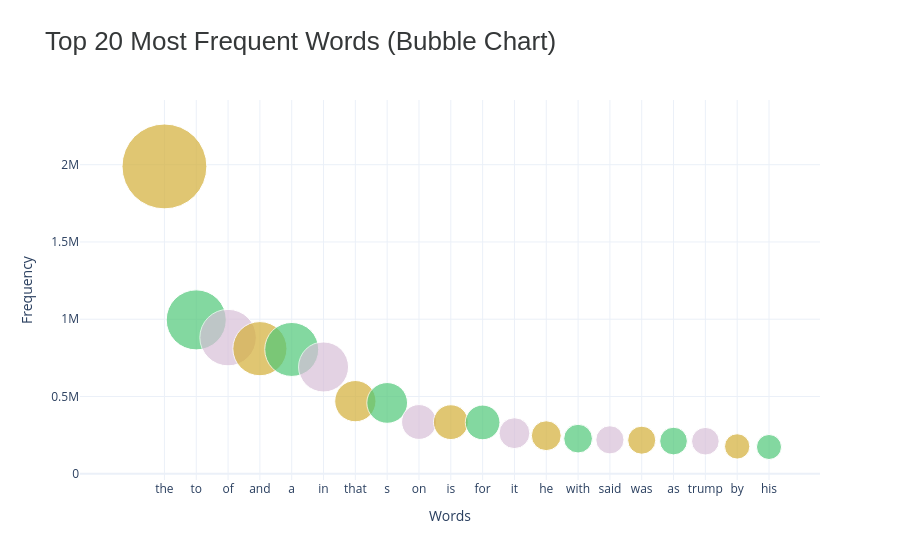

Notebook code for this chart:
### Code cell
common_words['size'] = common_words['count'] 
lux_colors = ["#D4AF37", "#50C878", "#D8BFD8"]  
colors = [lux_colors[i % len(lux_colors)] for i in range(len(common_words))]
fig = px.scatter(
    common_words,
    x='word',
    y='count',
    size='size',
    color='word',
    color_discrete_sequence=colors,
    size_max=60,
    title="Top 20 Most Frequent Words (Bubble Chart)"
)

fig.update_layout(
    template="plotly_white",
    title_font=dict(size=26, family="Helvetica", color="#353839"),
    xaxis_title="Words",
    yaxis_title="Frequency",
    showlegend=False
)

fig.show()

### Figure 1 — Plotly figure (JSON) as saved in the notebook; plotly's stock layout.template omitted (floating-point values rounded to 4 significant figures)
{"data": [{"hovertemplate": "word=%{x}<br>count=%{y}<br>size=%{marker.size}<extra></extra>", "legendgroup": "the", "marker": {"color": "#D4AF37", "size": [1988780], "sizemode": "area", "sizeref": 552.4, "symbol": "circle"}, "mode": "markers", "name": "the", "orientation": "v", "showlegend": true, "type": "scatter", "x": ["the"], "xaxis": "x", "y": [1988780], "yaxis": "y"}, {"hovertemplate": "word=%{x}<br>count=%{y}<br>size=%{marker.size}<extra></extra>", "legendgroup": "to", "marker": {"color": "#50C878", "size": [995828], "sizemode": "area", "sizeref": 552.4, "symbol": "circle"}, "mode": "markers", "name": "to", "orientation": "v", "showlegend": true, "type": "scatter", "x": ["to"], "xaxis": "x", "y": [995828], "yaxis": "y"}, {"hovertemplate": "word=%{x}<br>count=%{y}<br>size=%{marker.size}<extra></extra>", "legendgroup": "of", "marker": {"color": "#D8BFD8", "size": [881168], "sizemode": "area", "sizeref": 552.4, "symbol": "circle"}, "mode": "markers", "name": "of", "orientation": "v", "showlegend": true, "type": "scatter", "x": ["of"], "xaxis": "x", "y": [881168], "yaxis": "y"}, {"hovertemplate": "word=%{x}<br>count=%{y}<br>size=%{marker.size}<extra></extra>", "legendgroup": "and", "marker": {"color": "#D4AF37", "size": [809536], "sizemode": "area", "sizeref": 552.4, "symbol": "circle"}, "mode": "markers", "name": "and", "orientation": "v", "showlegend": true, "type": "scatter", "x": ["and"], "xaxis": "x", "y": [809536], "yaxis": "y"}, {"hovertemplate": "word=%{x}<br>count=%{y}<br>size=%{marker.size}<extra></extra>", "legendgroup": "a", "marker": {"color": "#50C878", "size": [804505], "sizemode": "area", "sizeref": 552.4, "symbol": "circle"}, "mode": "markers", "name": "a", "orientation": "v", "showlegend": true, "type": "scatter", "x": ["a"], "xaxis": "x", "y": [804505], "yaxis": "y"}, {"hovertemplate": "word=%{x}<br>count=%{y}<br>size=%{marker.size}<extra></extra>", "legendgroup": "in", "marker": {"color": "#D8BFD8", "size": [691112], "sizemode": "area", "sizeref": 552.4, "symbol": "circle"}, "mode": "markers", "name": "in", "orientation": "v", "showlegend": true, "type": "scatter", "x": ["in"], "xaxis": "x", "y": [691112], "yaxis": "y"}, {"hovertemplate": "word=%{x}<br>count=%{y}<br>size=%{marker.size}<extra></extra>", "legendgroup": "that", "marker": {"color": "#D4AF37", "size": [469958], "sizemode": "area", "sizeref": 552.4, "symbol": "circle"}, "mode": "markers", "name": "that", "orientation": "v", "showlegend": true, "type": "scatter", "x": ["that"], "xaxis": "x", "y": [469958], "yaxis": "y"}, {"hovertemplate": "word=%{x}<br>count=%{y}<br>size=%{marker.size}<extra></extra>", "legendgroup": "s", "marker": {"color": "#50C878", "size": [458506], "sizemode": "area", "sizeref": 552.4, "symbol": "circle"}, "mode": "markers", "name": "s", "orientation": "v", "showlegend": true, "type": "scatter", "x": ["s"], "xaxis": "x", "y": [458506], "yaxis": "y"}, {"hovertemplate": "word=%{x}<br>count=%{y}<br>size=%{marker.size}<extra></extra>", "legendgroup": "on", "marker": {"color": "#D8BFD8", "size": [335031], "sizemode": "area", "sizeref": 552.4, "symbol": "circle"}, "mode": "markers", "name": "on", "orientation": "v", "showlegend": true, "type": "scatter", "x": ["on"], "xaxis": "x", "y": [335031], "yaxis": "y"}, {"hovertemplate": "word=%{x}<br>count=%{y}<br>size=%{marker.size}<extra></extra>", "legendgroup": "is", "marker": {"color": "#D4AF37", "size": [333976], "sizemode": "area", "sizeref": 552.4, "symbol": "circle"}, "mode": "markers", "name": "is", "orientation": "v", "showlegend": true, "type": "scatter", "x": ["is"], "xaxis": "x", "y": [333976], "yaxis": "y"}, {"hovertemplate": "word=%{x}<br>count=%{y}<br>size=%{marker.size}<extra></extra>", "legendgroup": "for", "marker": {"color": "#50C878", "size": [332300], "sizemode": "area", "sizeref": 552.4, "symbol": "circle"}, "mode": "markers", "name": "for", "orientation": "v", "showlegend": true, "type": "scatter", "x": ["for"], "xaxis": "x", "y": [332300], "yaxis": "y"}, {"hovertemplate": "word=%{x}<br>count=%{y}<br>size=%{marker.size}<extra></extra>", "legendgroup": "it", "marker": {"color": "#D8BFD8", "size": [262668], "sizemode": "area", "sizeref": 552.4, "symbol": "circle"}, "mode": "markers", "name": "it", "orientation": "v", "showlegend": true, "type": "scatter", "x": ["it"], "xaxis": "x", "y": [262668], "yaxis": "y"}, {"hovertemplate": "word=%{x}<br>count=%{y}<br>size=%{marker.size}<extra></extra>", "legendgroup": "he", "marker": {"color": "#D4AF37", "size": [246327], "sizemode": "area", "sizeref": 552.4, "symbol": "circle"}, "mode": "markers", "name": "he", "orientation": "v", "showlegend": true, "type": "scatter", "x": ["he"], "xaxis": "x", "y": [246327], "yaxis": "y"}, {"hovertemplate": "word=%{x}<br>count=%{y}<br>size=%{marker.size}<extra></extra>", "legendgroup": "with", "marker": {"color": "#50C878", "size": [227374], "sizemode": "area", "sizeref": 552.4, "symbol": "circle"}, "mode": "markers", "name": "with", "orientation": "v", "showlegend": true, "type": "scatter", "x": ["with"], "xaxis": "x", "y": [227374], "yaxis": "y"}, {"hovertemplate": "word=%{x}<br>count=%{y}<br>size=%{marker.size}<extra></extra>", "legendgroup": "said", "marker": {"color": "#D8BFD8", "size": [219538], "sizemode": "area", "sizeref": 552.4, "symbol": "circle"}, "mode": "markers", "name": "said", "orientation": "v", "showlegend": true, "type": "scatter", "x": ["said"], "xaxis": "x", "y": [219538], "yaxis": "y"}, {"hovertemplate": "word=%{x}<br>count=%{y}<br>size=%{marker.size}<extra></extra>", "legendgroup": "was", "marker": {"color": "#D4AF37", "size": [217393], "sizemode": "area", "sizeref": 552.4, "symbol": "circle"}, "mode": "markers", "name": "was", "orientation": "v", "showlegend": true, "type": "scatter", "x": ["was"], "xaxis": "x", "y": [217393], "yaxis": "y"}, {"hovertemplate": "word=%{x}<br>count=%{y}<br>size=%{marker.size}<extra></extra>", "legendgroup": "as", "marker": {"color": "#50C878", "size": [211670], "sizemode": "area", "sizeref": 552.4, "symbol": "circle"}, "mode": "markers", "name": "as", "orientation": "v", "showlegend": true, "type": "scatter", "x": ["as"], "xaxis": "x", "y": [211670], "yaxis": "y"}, {"hovertemplate": "word=%{x}<br>count=%{y}<br>size=%{marker.size}<extra></extra>", "legendgroup": "trump", "marker": {"color": "#D8BFD8", "size": [210664], "sizemode": "area", "sizeref": 552.4, "symbol": "circle"}, "mode": "markers", "name": "trump", "orientation": "v", "showlegend": true, "type": "scatter", "x": ["trump"], "xaxis": "x", "y": [210664], "yaxis": "y"}, {"hovertemplate": "word=%{x}<br>count=%{y}<br>size=%{marker.size}<extra></extra>", "legendgroup": "by", "marker": {"color": "#D4AF37", "size": [177041], "sizemode": "area", "sizeref": 552.4, "symbol": "circle"}, "mode": "markers", "name": "by", "orientation": "v", "showlegend": true, "type": "scatter", "x": ["by"], "xaxis": "x", "y": [177041], "yaxis": "y"}, {"hovertemplate": "word=%{x}<br>count=%{y}<br>size=%{marker.size}<extra></extra>", "legendgroup": "his", "marker": {"color": "#50C878", "size": [173267], "sizemode": "area", "sizeref": 552.4, "symbol": "circle"}, "mode": "markers", "name": "his", "orientation": "v", "showlegend": true, "type": "scatter", "x": ["his"], "xaxis": "x", "y": [173267], "yaxis": "y"}], "layout": {"legend": {"itemsizing": "constant", "title": {"text": "word"}, "tracegroupgap": 0}, "showlegend": false, "title": {"font": {"color": "#353839", "family": "Helvetica", "size": 26}, "text": "Top 20 Most Frequent Words (Bubble Chart)"}, "xaxis": {"anchor": "y", "categoryarray": ["the", "to", "of", "and", "a", "in", "that", "s", "on", "is", "for", "it", "he", "with", "said", "was", "as", "trump", "by", "his"], "categoryorder": "array", "domain": [0, 1], "title": {"text": "Words"}}, "yaxis": {"anchor": "x", "domain": [0, 1], "title": {"text": "Frequency"}}}}
